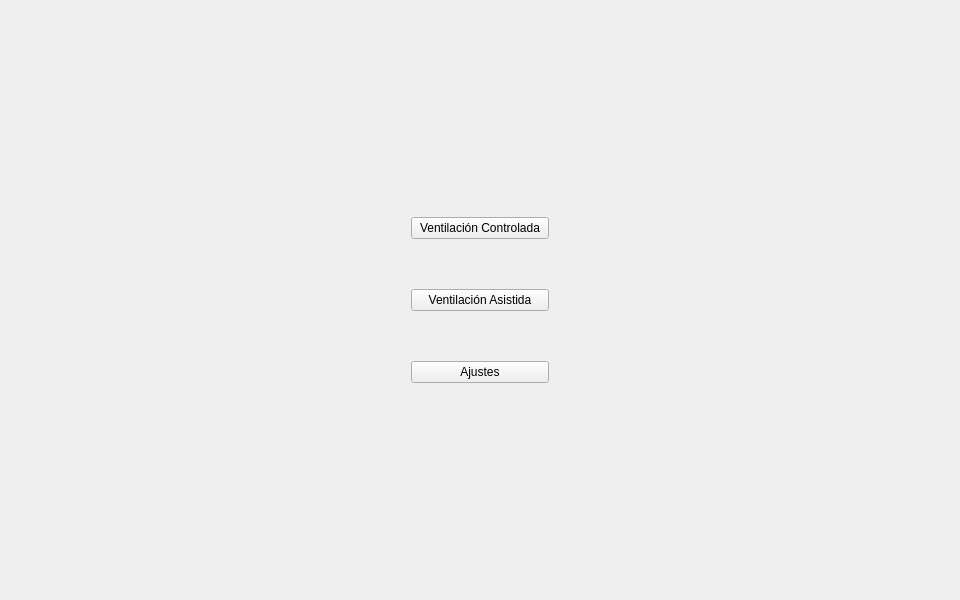
<?xml version="1.0" encoding="UTF-8"?>
<ui version="4.0">
 <class>Form</class>
 <widget class="QWidget" name="Form">
  <property name="geometry">
   <rect>
    <x>0</x>
    <y>0</y>
    <width>960</width>
    <height>600</height>
   </rect>
  </property>
  <property name="windowTitle">
   <string>Form</string>
  </property>
  <layout class="QVBoxLayout" name="verticalLayout">
   <item>
    <layout class="QGridLayout" name="gridLayout">
     <property name="leftMargin">
      <number>400</number>
     </property>
     <property name="topMargin">
      <number>200</number>
     </property>
     <property name="rightMargin">
      <number>400</number>
     </property>
     <property name="bottomMargin">
      <number>200</number>
     </property>
     <property name="verticalSpacing">
      <number>50</number>
     </property>
     <item row="2" column="0">
      <widget class="QPushButton" name="pushButton_3">
       <property name="text">
        <string>Ajustes</string>
       </property>
      </widget>
     </item>
     <item row="1" column="0">
      <widget class="QPushButton" name="pushButton_2">
       <property name="text">
        <string>Ventilación Asistida</string>
       </property>
      </widget>
     </item>
     <item row="0" column="0">
      <widget class="QPushButton" name="pushButton">
       <property name="text">
        <string>Ventilación Controlada</string>
       </property>
      </widget>
     </item>
    </layout>
   </item>
  </layout>
 </widget>
 <resources/>
 <connections/>
</ui>
